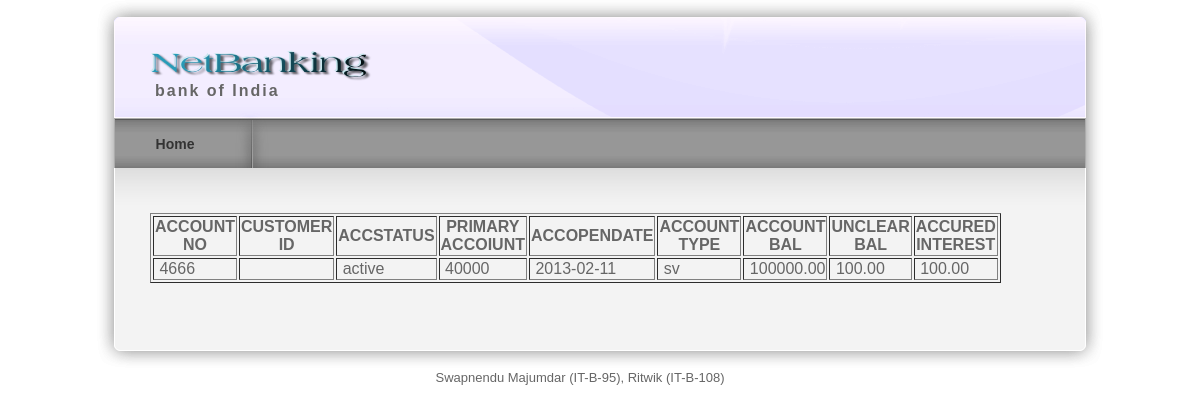
Screenshot of /viewaccount.php with the database file from the repository.
### tables this page shows
CREATE TABLE IF NOT EXISTS `accounts` (
  `accno` varchar(25) NOT NULL,
  `customerid` int(10) NOT NULL,
  `accstatus` varchar(25) NOT NULL,
  `primaryacc` varchar(10) NOT NULL,
  `accopendate` date NOT NULL,
  `accounttype` varchar(25) NOT NULL,
  `accountbalance` double(10,2) NOT NULL,
  `unclearbalance` double(10,2) NOT NULL,
  `accuredinterest` double(10,2) NOT NULL,
  PRIMARY KEY (`accno`)
);

### viewaccount.php (the view, shortened to what this page needs)
<?php
include("header.php");
$accarray = mysql_query("select * from accounts");
?>
<div id="templatemo_main"><span class="main_top"></span>
  <div id="templatemo_content">
 <table width="500" border="1">
      <tr>
        <th scope="col">ACCOUNT NO</th>
        <th scope="col">CUSTOMER ID</th>
        <th scope="col">ACCSTATUS</th>
        <th scope="col">PRIMARY ACCOIUNT</th>
        <th scope="col">ACCOPENDATE</th>
        <th scope="col">ACCOUNT TYPE</th>
        <th scope="col">ACCOUNT BAL</th>
        <th scope="col">UNCLEAR BAL</th>
        <th scope="col">ACCURED INTEREST</th>
      </tr>
      <?php
 while($account = mysql_fetch_array($accarray))
	  {
echo " <tr>
        <td>&nbsp;$account[accno]</td>
        <td>&nbsp;$account[customer_id]</td>
        <td>&nbsp;$account[accstatus]</td>
        <td>&nbsp;$account[primaryacc]</td>
        <td>&nbsp;$account[accopendate]</td>
        <td>&nbsp;$account[accounttype]</td>
        <td>&nbsp;$account[accountbalance]</td>
        <td>&nbsp;$account[unclearbalance]</td>
        <td>&nbsp;$account[accuredinterest]</td>
      </tr>";
	  }
	  ?>
    </table>
  </div>
     </div>
    <div id="templatemo_main_bottom"></div>
    <?php
	include("footer.php");
	?>

### templatemo_style.css (style rules this page uses)
body { margin: 0px; padding: 0px; color: #666; font-family: Helevetica,Arial,sans-serif; font-size: 13px; line-height:1.5em; background-color: #fff; background-repeat: repeat-x; }
#templatemo_main { position: relative; width: 900px; padding: 45px 55px; background: url(images/templatemo_content.png) repeat-y; }
#templatemo_main .main_top { position: absolute; top: 0; left: 20px; width: 970px; height: 45px; background: url(images/templatemo_content_top.png) no-repeat; }
#templatemo_main_bottom { width: 1010px; height: 40px; background: url(images/templatemo_content_bottom.png) no-repeat; }
#templatemo_content { float: left; width: 560px; }

### rows the page displays
accounts: accno "4666", accstatus "active", primaryacc "40000", accopendate "2013-02-11", accounttype "sv", accountbalance "100000.00", unclearbalance "100.00", accuredinterest "100.00"
